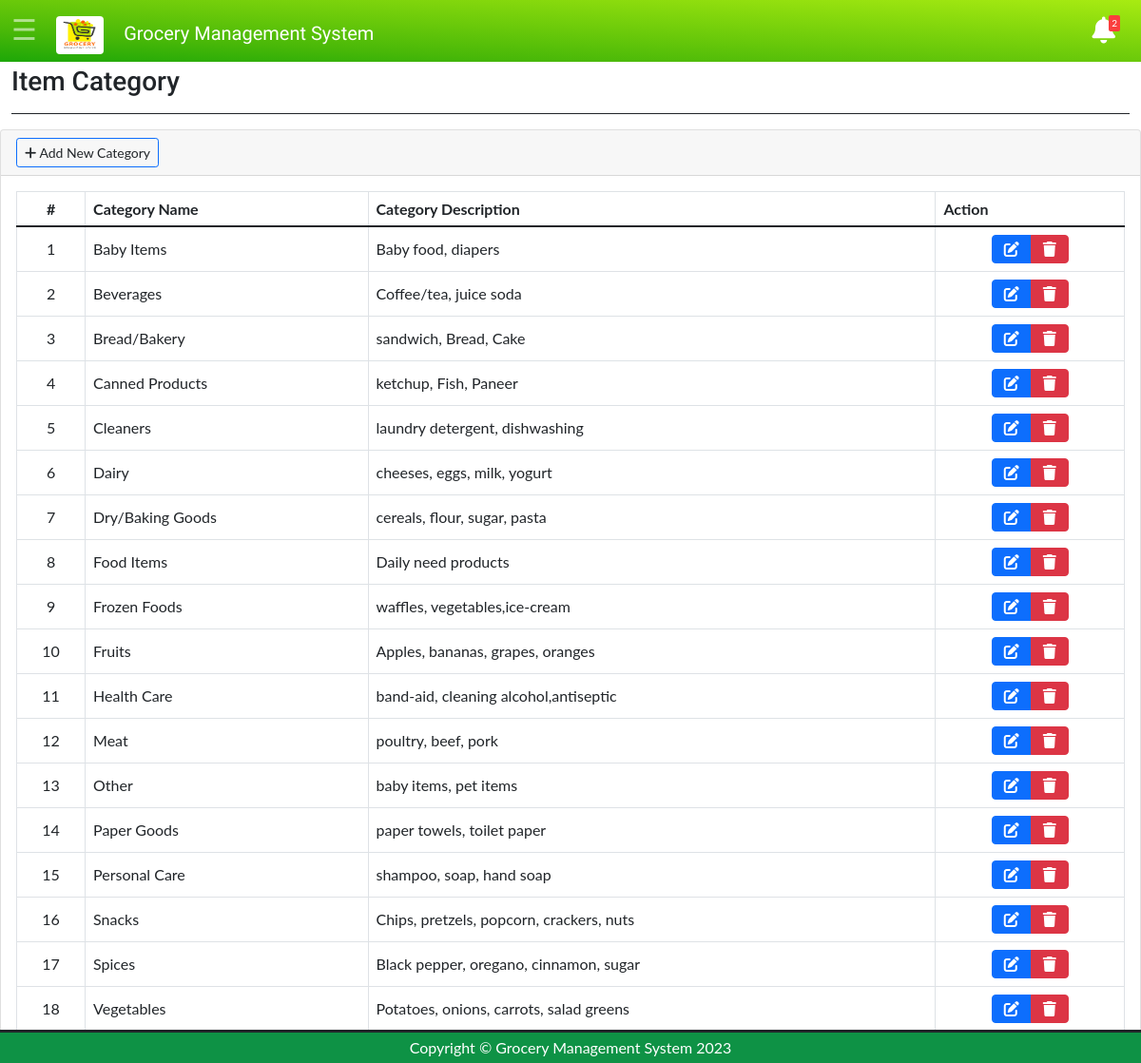
/item-category.php (signed in), run on the app's committed database.
### tables this page shows
CREATE TABLE IF NOT EXISTS `gms_item_category` (
  `CATEGORY_ID` int(10) NOT NULL AUTO_INCREMENT,
  `CATEGORY_NAME` varchar(30) NOT NULL,
  `CATEGORY_DESC` varchar(40) NOT NULL,
  PRIMARY KEY (`CATEGORY_ID`)
);

### item-category.php (the view, shortened to what this page needs)
<?php
include('navheader.php');
?>
<body>
    <div class="main-div" id="maindiv">
        <div class="container-fluid mt-1">
            <div class="row mb-2">
                <div class="col-sm-6">
                    <h3 class="m-0 table-heading">Item Category</h3>
                </div>
            </div>
            <hr class=" hr-line opacity-100 ">
        </div>
        <div class="col-lg-12">
            <div class="card card-outline card-primary">
                <div class="card-header">
                    <div class="card-tools">
                        <a class="btn btn-block btn-sm btn-default btn-flat border-primary "
                            href="item-category-add.php"><i class="fa fa-plus"></i> Add New Category</a>
                    </div>
                </div>
                <div class="card-body">
                    <table class="table tabe-hover table-bordered" id="list">
                        <thead>
                            <tr>
                                <th class="text-center">#</th>
                                <th>Category Name</th>
                                <th>Category Description</th>
                                <th>Action</th>
                            </tr>
                        </thead>
                        <tbody>
                        <?php
                         $i = 1;
                             $q = "SELECT * FROM `gms_item_category`  ORDER BY CATEGORY_NAME ";
                              $query = mysqli_query($conn,$q);
                       while ( $res = mysqli_fetch_assoc($query)){
                                ?>
                            <tr>
                                <td class="text-center"><?php echo $i++ ?></b></td>
                                <td><?php  echo $res['CATEGORY_NAME']; ?> </td>
                                <td><?php  echo $res['CATEGORY_DESC']; ?> </td>
                                <td class="text-center">
                                    <div class="btn-group">
                                   <a href="item-category-update.php?id=<?php echo $res['CATEGORY_ID']; ?>" class="btn btn-primary btn-flat ">
                                            <i class="fas fa-edit"></i>
                                        </a>
                                        <a href="item-category-delete.php?id=<?php echo $res['CATEGORY_ID']; ?>" class="btn btn-danger btn-flat ">
                                            <i class="fas fa-trash"></i>
                                        </a>
                                    </div>
                                </td>
                            </tr>
                            <?php
          }
             ?>
                        </tbody>
                    </table>
                </div>
            </div>
        </div>
    </div>
    <?php
include('footer.php');
?>

### css/style.css (style rules this page uses)
body { font-family: "Lato", sans-serif; }
.table-heading { font-family: 'Roboto', sans-serif; }
.main-div { transition: 0.3s; }
.hr-line { margin-top: 1rem; margin-bottom: 1rem; border: 0; border-top: 1px solid; background-color:#2560b8; }

### item-category.php (style rules this page uses)
table td { vertical-align: middle !important; }

### data on the page
gms_item_category: CATEGORY_NAME "Baby Items", CATEGORY_DESC "Baby food, diapers"
gms_item_category: CATEGORY_NAME "Beverages", CATEGORY_DESC "Coffee/tea, juice soda"
gms_item_category: CATEGORY_NAME "Bread/Bakery", CATEGORY_DESC "sandwich, Bread, Cake"
gms_item_category: CATEGORY_NAME "Canned Products", CATEGORY_DESC "ketchup, Fish, Paneer"
gms_item_category: CATEGORY_NAME "Cleaners", CATEGORY_DESC "laundry detergent, dishwashing"
gms_item_category: CATEGORY_NAME "Dairy", CATEGORY_DESC "cheeses, eggs, milk, yogurt"
gms_item_category: CATEGORY_NAME "Dry/Baking Goods", CATEGORY_DESC "cereals, flour, sugar, pasta"
gms_item_category: CATEGORY_NAME "Food Items", CATEGORY_DESC "Daily need products"
gms_item_category: CATEGORY_NAME "Frozen Foods", CATEGORY_DESC "waffles, vegetables,ice-cream"
gms_item_category: CATEGORY_NAME "Fruits", CATEGORY_DESC "Apples, bananas, grapes, oranges"
gms_item_category: CATEGORY_NAME "Health Care", CATEGORY_DESC "band-aid, cleaning alcohol,antiseptic"
gms_item_category: CATEGORY_NAME "Meat", CATEGORY_DESC "poultry, beef, pork"
gms_item_category: CATEGORY_NAME "Other", CATEGORY_DESC "baby items, pet items"
gms_item_category: CATEGORY_NAME "Paper Goods", CATEGORY_DESC "paper towels, toilet paper"
gms_item_category: CATEGORY_NAME "Personal Care", CATEGORY_DESC "shampoo, soap, hand soap"
gms_item_category: CATEGORY_NAME "Snacks", CATEGORY_DESC "Chips, pretzels, popcorn, crackers, nuts"
gms_item_category: CATEGORY_NAME "Spices", CATEGORY_DESC "Black pepper, oregano, cinnamon, sugar"
gms_item_category: CATEGORY_NAME "Vegetables", CATEGORY_DESC "Potatoes, onions, carrots, salad greens"

### other printed values
$a "2"
